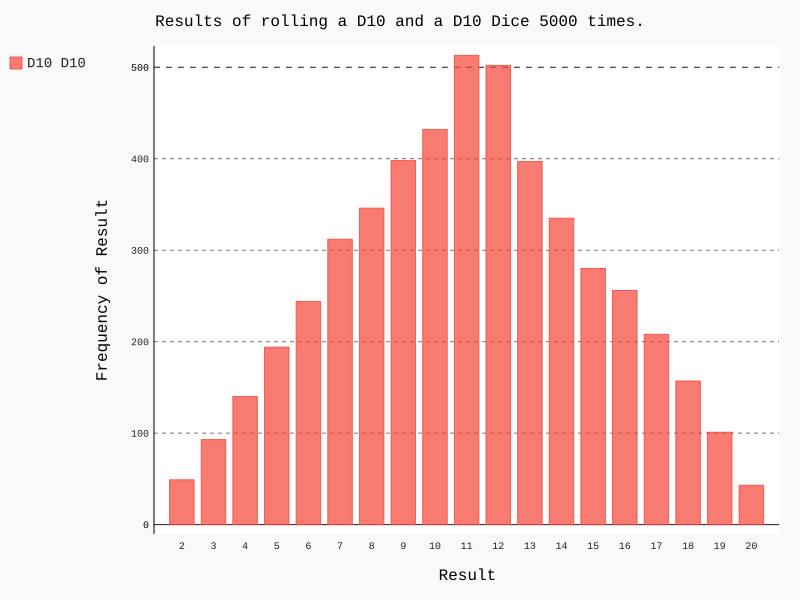

Write the Python code that produced this figure.
import pygal
from die import Die

# input Die information
d = input("input two number and split by space for die1 and die2: ").split()

# Create a D6
die1 = Die(int(d[0]))
die2 = Die(int(d[1]))

print("die1 and die2 done.")

# Make some rolls, and store results in a list.
rtimes = input("rolling times:")

print("rolling and Analyze the results.....")

results = []
for roll_num in range(int(rtimes)):
    result = die1.roll() + die2.roll()
    results.append(result)

# Analyze the results.
frequencies = []
max_result = die1.num_sides + die2.num_sides
for value in range(2, max_result + 1):
    frequency = results.count(value)
    frequencies.append(frequency)

print("done.\ngenerating Bar-histogram...")

# Visualize the results.
hist = pygal.Bar()

hist.title = "Results of rolling a D" + d[0] + " and a D" + d[1] + " Dice " + rtimes + " times."

# Generating x_labels of bar
hist.x_labels= [str(subscript) for subscript in range(2, max_result + 1)]

hist.x_title = "Result"
hist.y_title = "Frequency of Result"

hist.add('D' + d[0] + ' D' + d[1], frequencies)

print("done.")

sf_name = input("input save-filename:")

hist.render_to_file(sf_name + ".svg")
